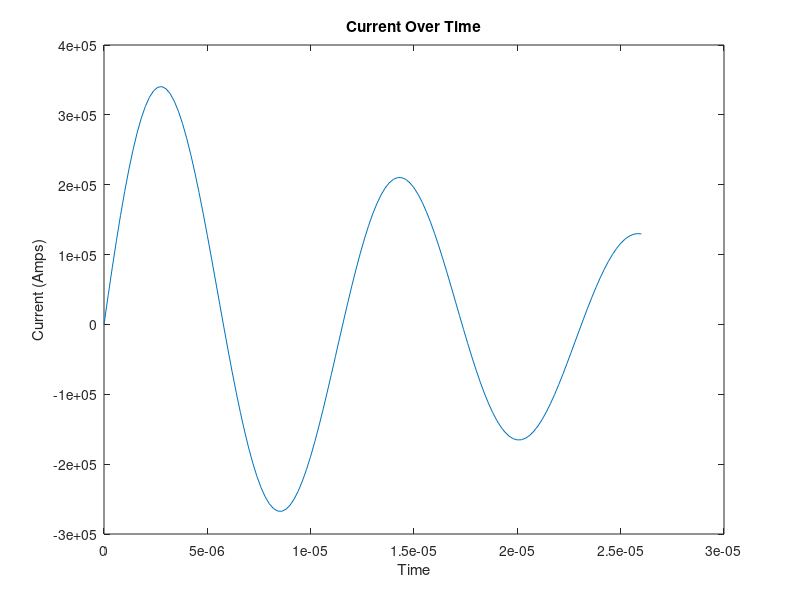
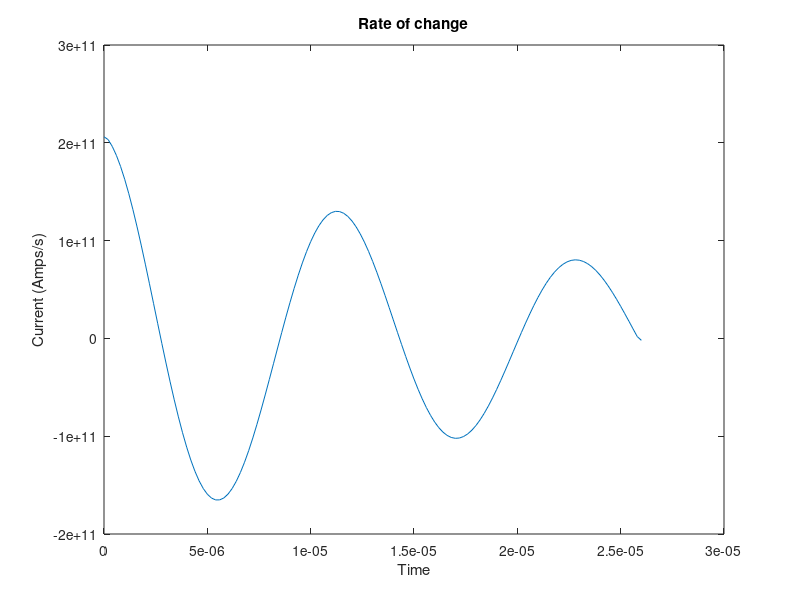
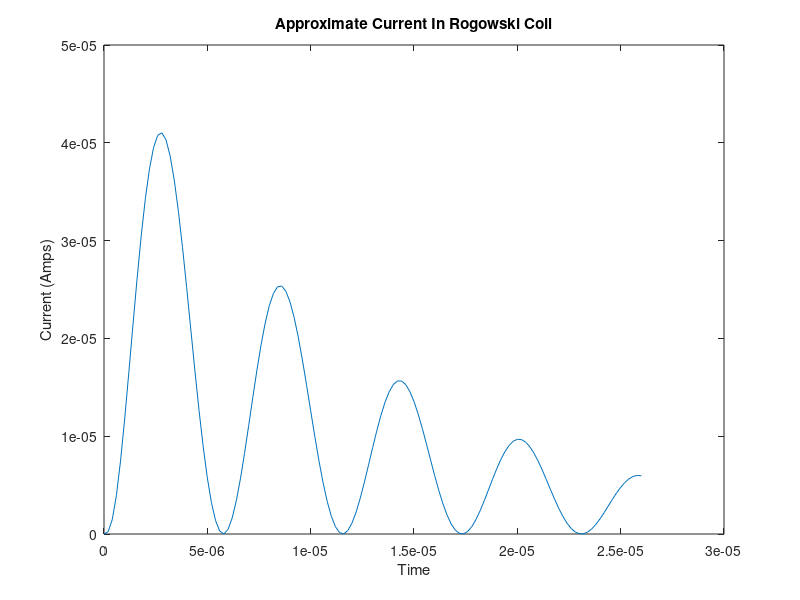
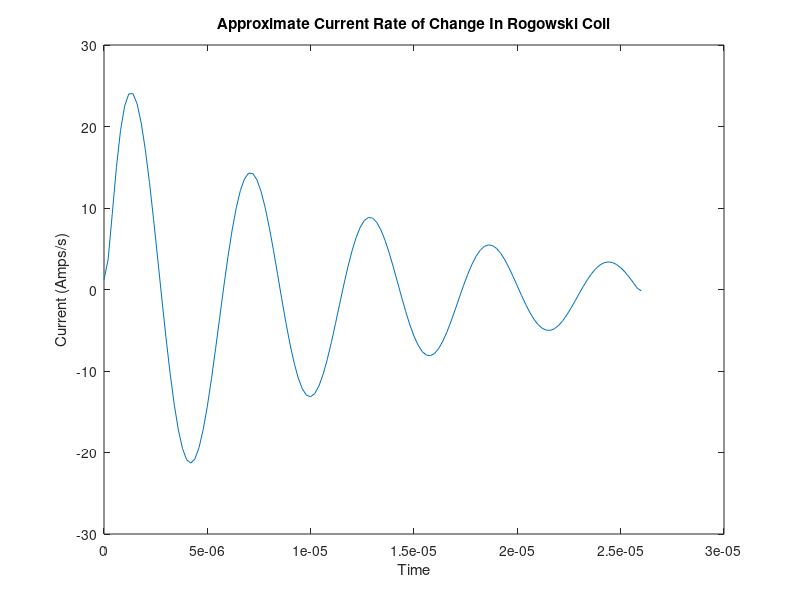

These figures' MATLAB source, in order:
clear

% Question 4

mu0=(4*pi)*10^(-7);

R=10e-3; %Resistance
L=120e-9; %Inductance
C=28e-6; %Capacitance
V0=25e3;

rodd=10e-3; %Sensor rod diameter

cmp=2*sqrt(L/C);
%Since R<cmp use underdamped eqn
% Time Variation of Current in RLC
t=0:2e-7:2.6e-5;
tleng=length(t);
It=zeros(1,tleng);
newIt=zeros(1,tleng);
w=sqrt(((1)/(L*C))-(((R)/(2*L))^2));
fn1=(V0)/(w*L);

for i=1:tleng
    tuse=t(i);
    fn2=exp(((-1)*((R)/(2*L)))*tuse);
    fn3=sin(w*tuse);
    It(i)=fn1*fn2*fn3;
end

figure(1)
plot(t,It)
title('Current Over Time')
xlabel('Time')
ylabel('Current (Amps)')

%newIt=gradient(It(:))./gradient(t(:));
newIt=gradient(It(:),t(:));

figure(2)
plot(t,newIt)
title('Rate of change')
xlabel('Time')
ylabel('Current (Amps/s)')

% Chosen Radii for Rogowski Coil
major=0.2; %Initially 0.1
minor=0.15; %Initially 0.01
%using a rearranged eqn of 0.0723=(A*N)/L
%Where A is cross area of small radius and L is circumference
%of the large radius
N=350;%Number of turns (144.5)
%Using CCS (Copper Clad Steel)
wired=0.8e-3;%Wire diameter
wireres=50;%Standard 50ohm cable
wireresist=0.082296;%Resistivity ohms/m

viewR=10000;%10kohm

%Self inductance and Resistance
pitch=(2*pi*major)/(N);

Lfn1=(mu0*minor)*((2*pi*major)/(pitch));
Lfn2=((pi*minor)/(pitch))+log((2*pitch)/(wired))-((5)/(4));
Lfnsum=log((2*pi*major)/(pitch));
Lfnsum0=(0.0007*((Lfnsum)^0));
Lfnsum1=(0.1773*((Lfnsum)^1));
Lfnsum2=(((-1)*0.0322)*((Lfnsum)^2));
Lfnsum3=(0.00197*((Lfnsum)^3));
Lfnsumtotal=Lfnsum0+Lfnsum1+Lfnsum2+Lfnsum3;

Lfinal=Lfn1*(Lfn2-Lfnsumtotal);%Self Inductance

freq1=(1)/(1.18e-5);

wirelength=N*sqrt((pitch^2)+((2*pi*minor)^2));
area=pi*wired*sqrt((wireresist)/(pi*freq1*mu0));
Rfinal=wireresist*((wirelength)/(area));

%Current through the Rogowski Coil Graph
%Finding phi

kdiff=mu0*N*(major-sqrt((major^2)-(minor^2)));
Isens=zeros(1,tleng);

for p=1:tleng
    tuse2=t(p);
    phidiff=kdiff*It(p);%If rate of change, change to newIt(p)
    Ix=exp((Rfinal/Lfinal)*tuse2);
    IsFn1=(((Lfinal)/(Rfinal))*(phidiff^2))*(Ix-1);
    Isens(p)=(IsFn1)/(Ix);
end 

figure(3)
plot(t,Isens)
title('Approximate Current In Rogowski Coil')
xlabel('Time')
ylabel('Current (Amps)')

%newIsens=gradient(Isens(:))./gradient(t(:)); %Differential of Isensor
newIsens=gradient(Isens(:),t(:));

figure(4)
plot(t,newIsens)
title('Approximate Current Rate of Change In Rogowski Coil')
xlabel('Time')
ylabel('Current (Amps/s)')

%Show its a differential coil
cmp1=Lfinal.*(newIsens(:));
cmp2=Rfinal.*(Isens(:));
figure(5)
plot(t,cmp1)
hold on
plot(t,cmp2)
hold off
title('Proof of Rogowski Coil Differential Mode ')
xlabel('Time')
ylabel('Voltage Output(V)')
%Looking at the output data it can be seen that this coil does
%indeed act as a differential coil. After a short period of time CMP2
%is always greater than CMP1 which obeys L(dIs/dt)<<RIs , where Is is
%Isensor.

%Calc output voltage Isens*Rcv where Rcv is current viewing resistor(50ohm)

Voutput=viewR.*(Isens(:));
figure(6)
plot(t,Voutput)
title('Voltage Across Viewing Resistor (Rcv)')
xlabel('Time')
ylabel('Voltage (V)')

%Values of R and C for the passive Integrator

tau=(kdiff*2.7e-6)/(0.3);
%R and C can therefore be
%R=100 Ohms
%C=2.7pF
